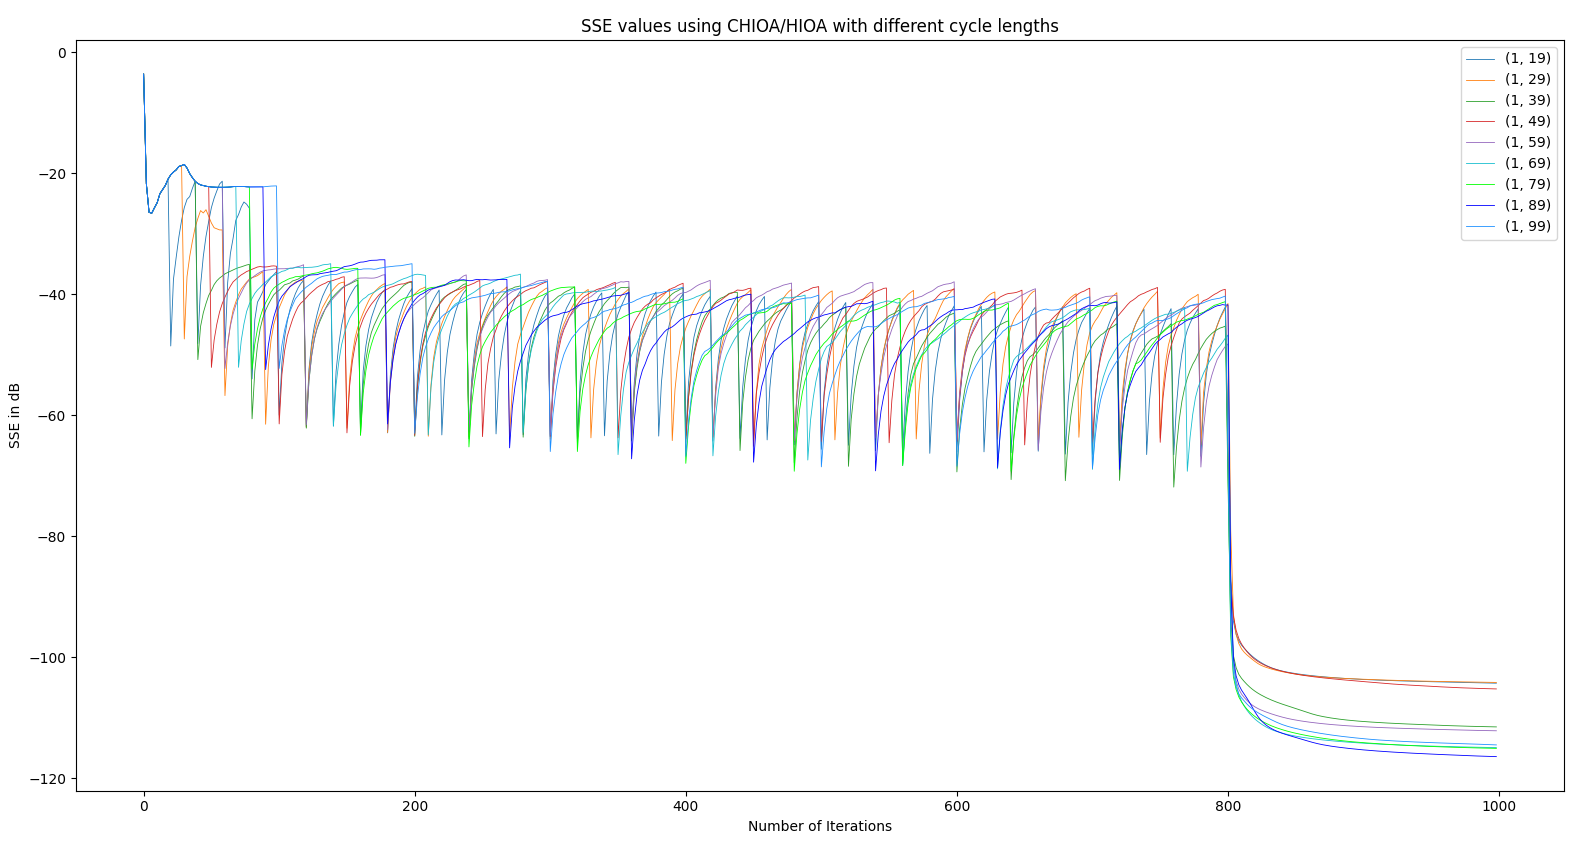

Here is the Python script that generated this plot:
import numpy as np
import numpy.fft as fft
import imageio
import matplotlib.pyplot as plt

#read in input image
#m=4
input_image = imageio.imread('cameraman.png', as_gray=True)
#input_image = np.kron(input_img, np.ones((m,m)))
x_len = input_image.shape[0]
y_len = input_image.shape[1]
padded_image = np.pad(input_image, ((x_len, x_len), (y_len, y_len)), 'constant')
fourier_transform = np.abs(fft.fft2(padded_image))
normalization=np.sum(np.square(fourier_transform))
mask = np.pad(np.ones((x_len+2,y_len+2)), ((x_len-1,x_len-1), (y_len-1,y_len-1)), 'constant')

def hioa(guess, prev, mask, beta):
    #apply fourier domain constraints
    updated_guess = fourier_transform * np.exp(1j * np.angle(guess)) 
    inv = np.real(fft.ifft2(updated_guess))
    if prev is None:
        prev = inv        
    #apply real-space constraints
    temp = inv
    gamma=np.logical_or(np.logical_and(inv<0, mask), np.logical_not(mask))
    inv[gamma]=prev[gamma] - beta * inv[gamma]
    return fft.fft2(inv), temp

def chioa(guess, prev, mask, alpha, beta):
    #apply fourier domain constraints
    updated_guess = fourier_transform * np.exp(1j * np.angle(guess)) 
    inv = np.real(fft.ifft2(updated_guess))
    if prev is None:
        prev = inv        
    #apply real-space constraints
    temp = inv
    gamma1=np.logical_or(np.logical_and(np.logical_and(inv>=0, mask), np.logical_and(inv<=alpha*prev, mask)), np.logical_not(mask))
    gamma2=np.logical_or(np.logical_and(inv<0, mask), np.logical_not(mask))
    inv[gamma1]=prev[gamma1] - (1-alpha)/alpha * inv[gamma1]
    inv[gamma2]=prev[gamma2] - beta * inv[gamma2]
    return fft.fft2(inv), temp

def er(guess, prev, mask, beta):
    #apply fourier domain constraints
    updated_guess = fourier_transform * np.exp(1j * np.angle(guess)) 
    inv = np.real(fft.ifft2(updated_guess))
    if prev is None:
        prev = inv        
    #apply real-space constraints
    temp = inv
    gamma=np.logical_or(np.logical_and(inv<0, mask), np.logical_not(mask))
    inv[gamma]=0
    return fft.fft2(inv), temp

def raara(guess, prev, mask, beta):
    #apply fourier domain constraints
    updated_guess = fourier_transform * np.exp(1j * np.angle(guess)) 
    inv = np.real(fft.ifft2(updated_guess))
    if prev is None:
        prev = inv        
    #apply real-space constraints
    temp = inv
    gamma=np.logical_or(np.logical_and(inv<0, mask), np.logical_not(mask))
    inv[gamma]=beta*prev[gamma] + (1-2*beta) * inv[gamma]
    return fft.fft2(inv), temp

def calculateSSE(sample):
    error=np.sum(np.square(np.abs(sample)-fourier_transform))/normalization
    return 10*np.log(error)	


#initial guess using random phase info
guess_ = fourier_transform * np.exp(1j*2*np.pi*np.random.rand(*padded_image.shape))
#previous result
prev = None
#number of iterations
steps = 1000
cycle = np.arange(20, 101, 10)
#step size parameter
beta = 0.8
alpha = 0.6
#eta = 0.9

#sum squared error
step=np.arange(0, steps, 2)
sse=np.zeros((cycle.shape[0], steps//2))

for i in range(0, 9, 1):
    #initial guess using random phase info
    guess = guess_
    #previous result
    prev = None

    for j in range(0,steps):
        if(j%cycle[i]==0 or j>600):
            guess, prev=chioa(guess, prev, mask, alpha, beta)
        else:
            guess, prev=hioa(guess, prev, mask, beta)
        if(j%2==0):
            sse[i][j//2]=calculateSSE(guess)
    print(i)

fig, ax = plt.subplots()
cmap=['tab:blue', 'tab:orange', 'tab:green', 'tab:red', 'tab:purple', 'tab:cyan', 'lime', 'blue', 'dodgerblue']
for i in range(0, 9, 1):
    ax.plot(step, sse[i,:], color=cmap[i], linewidth=0.6, label=f'(1, {cycle[i]-1})')
ax.set(xlabel='Number of Iterations', ylabel='SSE in dB', title='SSE values using CHIOA/HIOA with different cycle lengths')
ax.legend()
plt.show()


fig, ax = plt.subplots()
ax.plot(cycle, sse[:,-1], color='red', linewidth=0.5)
ax.set(xlabel='Number of Iterations in a cycle (K)', ylabel='SSE in dB', title='SSE values using CHIOA/HIOA varying the number of iterations in each cycle')
plt.show()
